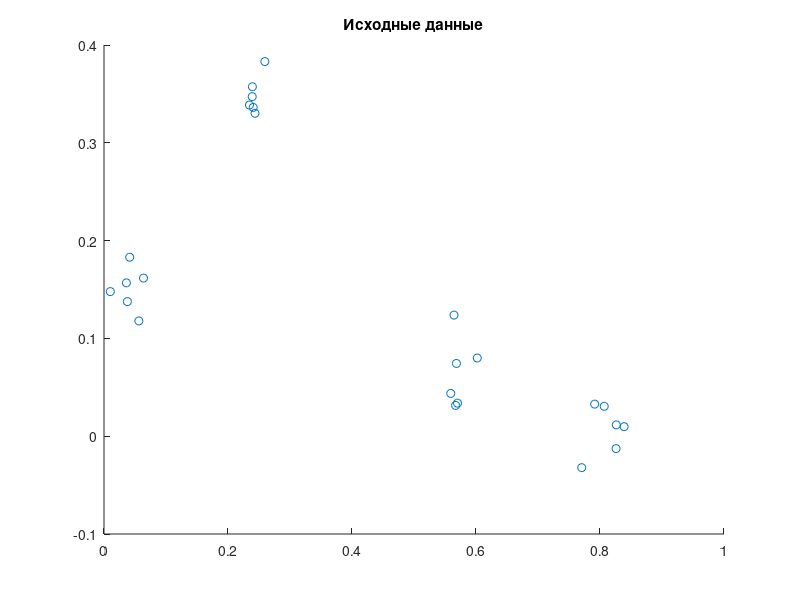

Recreate this plot in MATLAB. (Note: this script raises an error after producing the figure.)
clc
close all
clear all
file = fopen('data9.txt');
X = fscanf(file, '%f', [2 inf])';
fclose(file);
x = X(:,1);
y = X(:,2);
Size = size(X);
scatter(x, y, 35);
title("Исходные данные");
figure;
% b – дальнего соседа, d – центроидный, e – медианной связи.
% 1 – Евклидово, 3 – города, 6 –Чебышева.
%% Расстояния
d = distance(X);
%% Кластерный анализ
clasAn_1b = linkage(d(1, :), 'complete');
clasAn_1d = linkage(d(1, :), 'centroid');
clasAn_1e = linkage(d(1, :), 'median');
clasAn_3b = linkage(d(2, :), 'complete');
clasAn_3d = linkage(d(2, :), 'centroid');
clasAn_3e = linkage(d(2, :), 'median');
clasAn_6b = linkage(d(3, :), 'complete');
clasAn_6d = linkage(d(3, :), 'centroid');
clasAn_6e = linkage(d(3, :), 'median');
%% анализ качества кластеризации с помощью вычисления кофенетического корреляционного коэффициента
coffCorK = zeros(3);
coffCorK(1, 1) = cophenet(clasAn_1b, d(1, :));
coffCorK(2, 1) = cophenet(clasAn_1d, d(1, :));
coffCorK(3, 1) = cophenet(clasAn_1e, d(1, :));
coffCorK(1, 2) = cophenet(clasAn_3b, d(2, :));
coffCorK(2, 2) = cophenet(clasAn_3d, d(2, :));%
coffCorK(3, 2) = cophenet(clasAn_3e, d(2, :));
coffCorK(1, 3) = cophenet(clasAn_6b, d(3, :));%
coffCorK(2, 3) = cophenet(clasAn_6d, d(3, :));
coffCorK(3, 3) = cophenet(clasAn_6e, d(3, :));
disp("Таблица кофенетических коэффициентов")
disp(coffCorK);
disp('_____________');
disp("Лучшим является центроидный метод в сочетании с метрикой города");
disp("Худшим является метод дальнего соседа в сочетании с расстоянием Чебышева");
disp("______________");
dendrogram(clasAn_3d);
title("Центроидный метод в сочетании с метрикой города");
figure;
%%
n = 4;
Cluster = cluster(clasAn_3d, 'maxclust', n);
%% Всякие координаты и расстояния
clusterCenters = zeros(n, Size(2));
clusterRadiuses = zeros(1, n);
clusterDispersions = zeros(1, n);
for i = 1:n
    [clusterCenter, clusterRadius, clusterDispersion] = clusterProps(X,Cluster, Size(2), i);
    clusterRadiuses(i) = clusterRadius;
    clusterDispersions(i) = clusterDispersion;
    clusterCenters(i, :) = clusterCenter;
    disp("___________________________");
    disp("Параметры кластера номер "+i);
    disp("Радиус = "+clusterRadius);
    disp("Дисперсия = "+clusterDispersion);
    disp("Координаты центра");
    disp(clusterCenter);
    disp("___________________________");
end
clusterCenterDistances = zeros(n);
for i = 1:n
    for j = 1:n
        dx = clusterCenters(i, 1) - clusterCenters(j, 1);
        dy = clusterCenters(i, 2) - clusterCenters(j, 2);
        clusterCenterDistances(i, j) = sqrt(dx^2+dy^2);
    end
end
disp("Расстояния между центрами кластеров");
disp(clusterCenterDistances);
disp("___________________________");
%% Построение
gscatter(x, y, Cluster);
title("Исходные данные с обведенными кластерами");
hold on;
scatter(clusterCenters(:,1), clusterCenters(:,2));
viscircles(clusterCenters, clusterRadiuses, 'LineWidth', 0.5, 'Color', 'g','EnhanceVisibility', false);